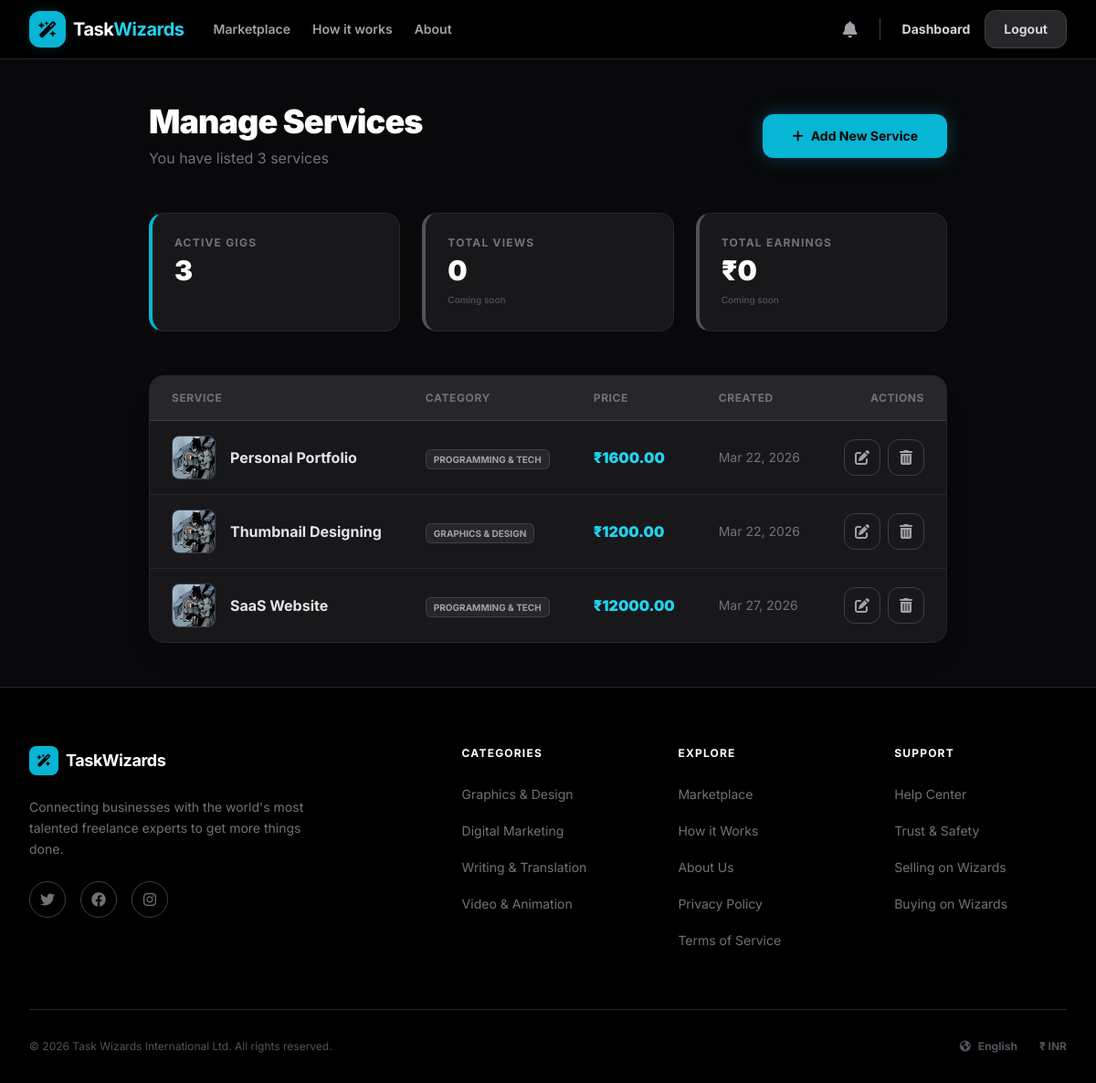
/marketplace/my-services/ (signed in), run on the app's committed database.
### marketplace/models.py (models this page shows, shortened)
class Service(models.Model):
    seller = models.ForeignKey(settings.AUTH_USER_MODEL, on_delete=models.CASCADE, related_name="services")
    category = models.ForeignKey(Category, on_delete=models.SET_NULL, null=True, related_name="category_services")
    title = models.CharField(max_length=255)
    description = models.TextField()
    price = models.DecimalField(max_digits=10, decimal_places=2)
    delivery_time = models.PositiveIntegerField(help_text="Delivery time in days", default=3)
    image = models.ImageField(upload_to="services/")
    created_at = models.DateTimeField(auto_now_add=True)
    updated_at = models.DateTimeField(auto_now=True)

class Category(models.Model):
    name = models.CharField(max_length=100)

### marketplace/views.py (the view)
# urls.py: path("my-services/", views.SellerServiceListView.as_view(), name="seller_service_list"),
class SellerServiceListView(LoginRequiredMixin, SellerRequiredMixin, ListView):
    model = Service
    template_name = "marketplace/seller_service_list.html"
    context_object_name = "services"
    def get_queryset(self):
        return Service.objects.filter(seller=self.request.user)

### account/views.py (called while the page is built)
    def dispatch(self, request, *args, **kwargs):
        if request.user.role != "Seller":
            return redirect("buyer_dashboard")
        return super().dispatch(request, *args, **kwargs)

### marketplace/templates/marketplace/seller_service_list.html (shortened to what this page needs)
{% extends 'account/base.html' %}
{% block content %}
<div class="max-w-7xl mx-auto px-4 sm:px-6 lg:px-8 py-12">
    <div class="flex flex-col md:flex-row md:items-center justify-between gap-6 mb-12">
        <div>
            <h1 class="text-4xl font-black text-white tracking-tight">Manage Services</h1>
            <p class="mt-2 text-zinc-500">You have listed {{ services.count }} service{{ services.count|pluralize }}</p>
        </div>
        <a href="{% url 'marketplace:service_create' %}" class="flex items-center justify-center gap-2 px-8 py-3.5 text-black bg-cyan-500 hover:bg-cyan-400 transition-colors font-bold rounded-xl text-sm max-w-xs" style="box-shadow: 0 0 20px rgba(6,182,212,0.3)">
            <i class="fa-solid fa-plus"></i> Add New Service
        </a>
    </div>
    <div class="grid grid-cols-1 md:grid-cols-3 gap-6 mb-12">
        <div class="bg-zinc-900 border border-zinc-800 rounded-2xl p-6 border-l-4 border-l-cyan-500">
            <h4 class="text-xs font-bold text-zinc-500 uppercase tracking-widest mb-1">Active Gigs</h4>
            <p class="text-3xl font-black text-white">{{ services.count }}</p>
        </div>
        <div class="bg-zinc-900 border border-zinc-800 rounded-2xl p-6 border-l-4 border-l-zinc-600">
            <h4 class="text-xs font-bold text-zinc-500 uppercase tracking-widest mb-1">Total Views</h4>
            <p class="text-3xl font-black text-white">0</p>
            <span class="text-[10px] text-zinc-600 font-medium">Coming soon</span>
        </div>
        <div class="bg-zinc-900 border border-zinc-800 rounded-2xl p-6 border-l-4 border-l-zinc-600">
            <h4 class="text-xs font-bold text-zinc-500 uppercase tracking-widest mb-1">Total Earnings</h4>
            <p class="text-3xl font-black text-white">₹0</p>
            <span class="text-[10px] text-zinc-600 font-medium">Coming soon</span>
        </div>
    </div>
    {% if services %}
    <div class="bg-zinc-900 border border-zinc-800 rounded-2xl overflow-hidden shadow-xl">
        <div class="overflow-x-auto">
            <table class="w-full text-left">
                <thead class="bg-zinc-800 border-b border-zinc-700">
                    <tr>
                        <th class="px-6 py-4 text-xs font-bold text-zinc-500 uppercase tracking-wider">Service</th>
                        <th class="px-6 py-4 text-xs font-bold text-zinc-500 uppercase tracking-wider">Category</th>
                        <th class="px-6 py-4 text-xs font-bold text-zinc-500 uppercase tracking-wider">Price</th>
                        <th class="px-6 py-4 text-xs font-bold text-zinc-500 uppercase tracking-wider">Created</th>
                        <th class="px-6 py-4 text-xs font-bold text-zinc-500 uppercase tracking-wider text-right">Actions</th>
                    </tr>
                </thead>
                <tbody class="divide-y divide-zinc-800">
                    {% for service in services %}
                    <tr class="hover:bg-zinc-800/50 transition-colors">
                        <td class="px-6 py-4">
                            <div class="flex items-center gap-4">
                                <img src="{{ service.image.url }}" class="w-12 h-12 rounded-lg object-cover border border-zinc-700">
                                <span class="font-bold text-zinc-200 truncate max-w-[200px]">{{ service.title }}</span>
                            </div>
                        </td>
                        <td class="px-6 py-4">
                            <span class="px-2 py-1 rounded-md bg-zinc-800 text-zinc-400 text-[10px] font-bold uppercase border border-zinc-700">
                                {{ service.category.name|default:"General" }}
                            </span>
                        </td>
                        <td class="px-6 py-4 font-black text-cyan-400">₹{{ service.price }}</td>
                        <td class="px-6 py-4 text-sm text-zinc-500">{{ service.created_at|date:"M d, Y" }}</td>
                        <td class="px-6 py-4 text-right">
                            <div class="flex items-center justify-end gap-2">
                                <a href="{% url 'marketplace:service_update' service.pk %}" class="w-10 h-10 flex border border-zinc-700 items-center justify-center rounded-xl text-zinc-400 hover:border-cyan-500/50 hover:text-cyan-400 transition-all">
                                    <i class="fa-solid fa-pen-to-square"></i>
                                </a>
                                <a href="{% url 'marketplace:service_delete' service.pk %}" class="w-10 h-10 flex border border-zinc-700 items-center justify-center rounded-xl text-zinc-400 hover:border-red-500/50 hover:text-red-500 transition-all">
                                    <i class="fa-solid fa-trash-can"></i>
                                </a>
                            </div>
                        </td>
                    </tr>
                    {% endfor %}
                </tbody>
            </table>
        </div>
    </div>
    {% endif %}
</div>
{% endblock %}

### data on the page
Service: image (picture), title "Personal Portfolio", category.name "PROGRAMMING & TECH", price "1600.00", created_at "Mar 22, 2026"
Service: image (picture), title "Thumbnail Designing", category.name "GRAPHICS & DESIGN", price "1200.00", created_at "Mar 22, 2026"
Service: image (picture), title "SaaS Website", category.name "PROGRAMMING & TECH", price "12000.00", created_at "Mar 27, 2026"

### other printed values
{{ services.count }} "3"
